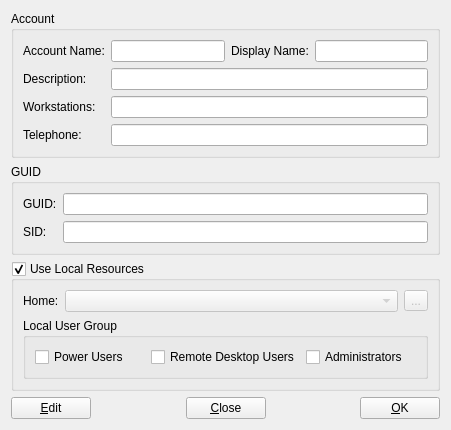
<?xml version="1.0" encoding="UTF-8"?>
<ui version="4.0">
 <class>ADUserInfoWidgetUI</class>
 <widget class="QWidget" name="ADUserInfoWidgetUI">
  <property name="geometry">
   <rect>
    <x>0</x>
    <y>0</y>
    <width>451</width>
    <height>375</height>
   </rect>
  </property>
  <property name="windowTitle">
   <string>AD User Info</string>
  </property>
  <layout class="QGridLayout" name="gridLayout_4">
   <item row="0" column="0">
    <widget class="QGroupBox" name="groupBoxAccount">
     <property name="title">
      <string>Account</string>
     </property>
     <layout class="QGridLayout" name="gridLayout">
      <item row="0" column="0">
       <widget class="QLabel" name="labelSAMAccountName">
        <property name="text">
         <string>Account Name:</string>
        </property>
       </widget>
      </item>
      <item row="0" column="1">
       <widget class="QLineEdit" name="lineEditSAMAccount">
        <property name="readOnly">
         <bool>true</bool>
        </property>
       </widget>
      </item>
      <item row="0" column="2">
       <widget class="QLabel" name="labelDisplayName">
        <property name="text">
         <string>Display Name:</string>
        </property>
       </widget>
      </item>
      <item row="0" column="3">
       <widget class="QLineEdit" name="lineEditDisplayName"/>
      </item>
      <item row="1" column="0">
       <widget class="QLabel" name="labelDescription">
        <property name="text">
         <string>Description:</string>
        </property>
       </widget>
      </item>
      <item row="1" column="1" colspan="3">
       <widget class="QLineEdit" name="lineEditDescription"/>
      </item>
      <item row="2" column="1" colspan="3">
       <widget class="QLineEdit" name="lineEditUserWorkstations"/>
      </item>
      <item row="2" column="0">
       <widget class="QLabel" name="labelUserWorkstations">
        <property name="text">
         <string>Workstations:</string>
        </property>
       </widget>
      </item>
      <item row="3" column="0">
       <widget class="QLabel" name="labelTelephone">
        <property name="text">
         <string>Telephone:</string>
        </property>
       </widget>
      </item>
      <item row="3" column="1" colspan="3">
       <widget class="QLineEdit" name="lineEditTelephone"/>
      </item>
     </layout>
    </widget>
   </item>
   <item row="1" column="0">
    <widget class="QGroupBox" name="groupBox">
     <property name="title">
      <string>GUID</string>
     </property>
     <layout class="QGridLayout" name="gridLayout_2">
      <item row="0" column="0">
       <widget class="QLabel" name="label">
        <property name="text">
         <string>GUID:</string>
        </property>
       </widget>
      </item>
      <item row="0" column="1">
       <widget class="QLineEdit" name="lineEditGUID">
        <property name="readOnly">
         <bool>true</bool>
        </property>
       </widget>
      </item>
      <item row="1" column="0">
       <widget class="QLabel" name="labelSID">
        <property name="text">
         <string>SID:</string>
        </property>
       </widget>
      </item>
      <item row="1" column="1">
       <widget class="QLineEdit" name="lineEditSID">
        <property name="readOnly">
         <bool>true</bool>
        </property>
       </widget>
      </item>
     </layout>
    </widget>
   </item>
   <item row="2" column="0">
    <widget class="QGroupBox" name="groupBox_2">
     <property name="title">
      <string>Use Local Resources</string>
     </property>
     <property name="checkable">
      <bool>true</bool>
     </property>
     <layout class="QGridLayout" name="gridLayout_3">
      <item row="0" column="0">
       <widget class="QLabel" name="labelHome">
        <property name="text">
         <string>Home:</string>
        </property>
       </widget>
      </item>
      <item row="0" column="1">
       <widget class="QComboBox" name="comboBoxHome">
        <property name="enabled">
         <bool>false</bool>
        </property>
        <property name="sizePolicy">
         <sizepolicy hsizetype="Expanding" vsizetype="Fixed">
          <horstretch>0</horstretch>
          <verstretch>0</verstretch>
         </sizepolicy>
        </property>
       </widget>
      </item>
      <item row="0" column="2">
       <widget class="QToolButton" name="toolButton">
        <property name="enabled">
         <bool>false</bool>
        </property>
        <property name="text">
         <string>...</string>
        </property>
       </widget>
      </item>
      <item row="1" column="0" colspan="3">
       <widget class="QGroupBox" name="groupBoxLocalGroup">
        <property name="title">
         <string>Local User Group</string>
        </property>
        <layout class="QHBoxLayout" name="horizontalLayout">
         <item>
          <widget class="QCheckBox" name="checkBoxPowerUsers">
           <property name="text">
            <string>Power Users</string>
           </property>
          </widget>
         </item>
         <item>
          <widget class="QCheckBox" name="checkBoxRDusers">
           <property name="text">
            <string>Remote Desktop Users</string>
           </property>
          </widget>
         </item>
         <item>
          <widget class="QCheckBox" name="checkBoxAdministrators">
           <property name="text">
            <string>Administrators</string>
           </property>
          </widget>
         </item>
        </layout>
       </widget>
      </item>
     </layout>
    </widget>
   </item>
   <item row="3" column="0">
    <layout class="QHBoxLayout" name="horizontalLayout_2">
     <item>
      <widget class="QPushButton" name="pushButtonEdit">
       <property name="text">
        <string>&amp;Edit</string>
       </property>
      </widget>
     </item>
     <item>
      <spacer name="horizontalSpacer">
       <property name="orientation">
        <enum>Qt::Horizontal</enum>
       </property>
       <property name="sizeHint" stdset="0">
        <size>
         <width>40</width>
         <height>20</height>
        </size>
       </property>
      </spacer>
     </item>
     <item>
      <widget class="QPushButton" name="pushButtonClose">
       <property name="text">
        <string>&amp;Close</string>
       </property>
      </widget>
     </item>
     <item>
      <spacer name="horizontalSpacer_2">
       <property name="orientation">
        <enum>Qt::Horizontal</enum>
       </property>
       <property name="sizeHint" stdset="0">
        <size>
         <width>40</width>
         <height>20</height>
        </size>
       </property>
      </spacer>
     </item>
     <item>
      <widget class="QPushButton" name="pushButtonOK">
       <property name="text">
        <string>&amp;OK</string>
       </property>
      </widget>
     </item>
    </layout>
   </item>
  </layout>
 </widget>
 <resources/>
 <connections/>
</ui>
